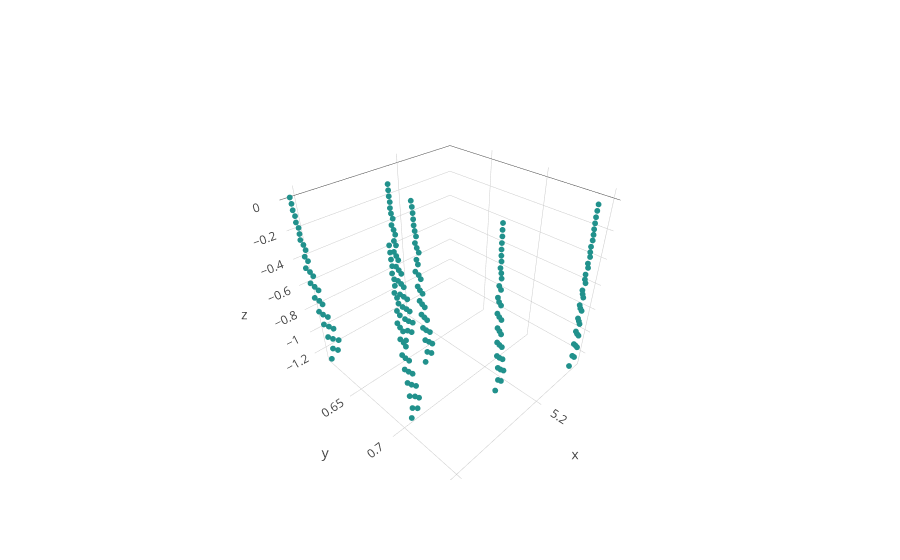

Write notebook code for a chart like this one.
### Code cell
plot_sectors([list_of_valid_sec_phi[0]])
# print(list_of_valid_sec_phi[0])

### Figure 1 — Plotly figure (JSON) as saved in the notebook; plotly's stock layout.template omitted (floating-point values rounded to 4 significant figures; data arrays with more than 128 entries replaced by an {"elided": "..."} marker saying what was removed)
{"data": [{"marker": {"color": {"elided": "198 int values"}, "colorscale": "Viridis", "opacity": 1, "size": 2}, "mode": "markers", "type": "scatter3d", "uid": "ac25a3c0-cbb9-4601-a20d-ad1648211bc5", "x": {"elided": "198 float values"}, "y": {"elided": "198 float values"}, "z": {"elided": "198 float values"}}], "layout": {}}
